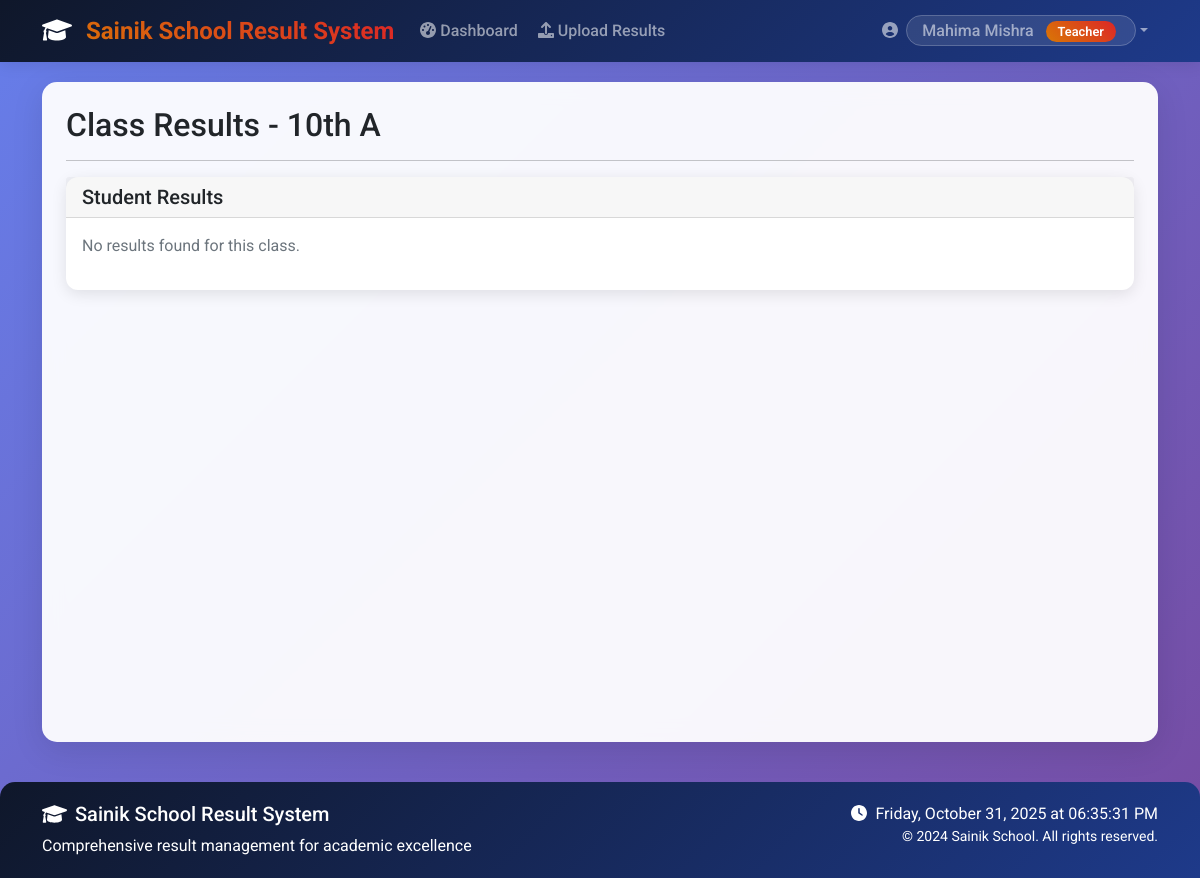
Screenshot of /teacher/view_results/1 (signed in) with the database file from the repository.
### tables this page shows
CREATE TABLE users (
            id INTEGER PRIMARY KEY AUTOINCREMENT,
            username TEXT UNIQUE NOT NULL,
            password TEXT NOT NULL,
            role TEXT NOT NULL CHECK(role IN ('admin', 'teacher', 'student')),
            name TEXT NOT NULL,
            email TEXT,
            created_at TIMESTAMP DEFAULT CURRENT_TIMESTAMP
        );

CREATE TABLE classes (
            id INTEGER PRIMARY KEY AUTOINCREMENT,
            class_name TEXT NOT NULL UNIQUE,
            section TEXT,
            teacher_id INTEGER,
            FOREIGN KEY (teacher_id) REFERENCES users (id)
        );

### app.py (the view)
@app.route('/teacher/view_results/<int:class_id>')
@login_required
def view_results(class_id):
    if current_user.role != 'teacher':
        flash('Access denied!', 'danger')
        return redirect(url_for('index'))
    conn = get_db_connection()
    cursor = conn.cursor()
    class_info = cursor.execute('''
        SELECT * FROM classes WHERE id = ? AND teacher_id = ?
    ''', (class_id, current_user.id)).fetchone()
    if not class_info:
        flash('Access denied!', 'danger')
        return redirect(url_for('index'))
    class_dict = {
        'id': class_info['id'],
        'class_name': class_info['class_name'],
        'section': class_info['section']
    }
    results = Result.get_class_results(class_id)
    conn.close()
    return render_template('view_results.html',
                         class_info=class_dict,
                         results=results)

### app.py (called while the page is built)
@login_manager.user_loader
def load_user(user_id):
    return LoginUser.get(user_id)

### auth.py (called while the page is built)
    @staticmethod
    def get(user_id):
        user = User.get_by_id(user_id)
        if user:
            return LoginUser(user.id, user.username, user.role, user.name)
        return None

### database.py (called while the page is built)
def get_db_connection():
    conn = sqlite3.connect('school_results.db')
    conn.row_factory = sqlite3.Row
    return conn

### models.py (called while the page is built)
    @staticmethod
    def get_by_id(user_id):
        conn = get_db_connection()
        user = conn.execute(
            'SELECT * FROM users WHERE id = ?', (user_id,)
        ).fetchone()
        conn.close()
        if user:
            return User(
                id=user['id'],
                username=user['username'],
                password=user['password'],
                role=user['role'],
                name=user['name'],
                email=user['email']
            )
        return None

    @staticmethod
    def get_class_results(class_id):
        conn = get_db_connection()
        results = conn.execute('''
            SELECT r.*, s.subject_name, u.name as student_name, u2.name as teacher_name
            FROM results r
            JOIN subjects s ON r.subject_id = s.id
            JOIN students st ON r.student_id = st.id
            JOIN users u ON st.id = r.student_id
            JOIN users u2 ON r.teacher_id = u2.id
            WHERE r.class_id = ?
            ORDER BY u.name, s.subject_name
        ''', (class_id,)).fetchall()
        conn.close()
        return results

### templates/view_results.html
{% extends "base.html" %}
{% block content %}
<div class="row">
    <div class="col-12">
        <h2>Class Results - {{ class_info.class_name }} {{ class_info.section }}</h2>
        <hr>
    </div>
</div>
<div class="row">
    <div class="col-12">
        <div class="card">
            <div class="card-header">
                <h5 class="card-title mb-0">Student Results</h5>
            </div>
            <div class="card-body">
                {% if results %}
                <div class="table-responsive">
                    <table class="table table-striped">
                        <thead>
                            <tr>
                                <th>Student Name</th>
                                <th>Subject</th>
                                <th>Marks Obtained</th>
                                <th>Total Marks</th>
                                <th>Percentage</th>
                                <th>Exam Type</th>
                                <th>Teacher</th>
                            </tr>
                        </thead>
                        <tbody>
                            {% for result in results %}
                            <tr>
                                <td>{{ result.student_name }}</td>
                                <td>{{ result.subject_name }}</td>
                                <td>{{ result.marks_obtained }}</td>
                                <td>{{ result.total_marks }}</td>
                                <td>{{ "%.2f"|format((result.marks_obtained / result.total_marks * 100)) }}%</td>
                                <td>{{ result.exam_type }}</td>
                                <td>{{ result.teacher_name }}</td>
                            </tr>
                            {% endfor %}
                        </tbody>
                    </table>
                </div>
                {% else %}
                <p class="text-muted">No results found for this class.</p>
                {% endif %}
            </div>
        </div>
    </div>
</div>
{% endblock %}

### templates/base.html (shortened to what this page needs)
<!DOCTYPE html>
<html lang="en">
<head>
    <link href="https://cdn.jsdelivr.net/npm/bootstrap@5.1.3/dist/css/bootstrap.min.css" rel="stylesheet">
    <link rel="stylesheet" href="https://cdnjs.cloudflare.com/ajax/libs/font-awesome/6.0.0/css/all.min.css">
    <link href="{{ url_for('static', filename='css/style.css') }}" rel="stylesheet">
</head>
<body>
    <nav class="navbar navbar-expand-lg navbar-dark bg-primary sticky-top">
        <div class="container">
            <a class="navbar-brand" href="{{ url_for('index') }}">
                <i class="fas fa-graduation-cap me-2"></i>
                Sainik School Result System
            </a>
            <div class="collapse navbar-collapse" id="navbarNav">
                <ul class="navbar-nav me-auto">
                    {% if current_user.is_authenticated %}
                        {% if current_user.role == 'admin' %}
                            <li class="nav-item">
                                <a class="nav-link" href="{{ url_for('admin_dashboard') }}">
                                    <i class="fas fa-tachometer-alt me-1"></i>Dashboard
                                </a>
                            </li>
                            <li class="nav-item">
                                <a class="nav-link" href="{{ url_for('manage_users') }}">
                                    <i class="fas fa-users me-1"></i>Users
                                </a>
                            </li>
                            <li class="nav-item">
                                <a class="nav-link" href="{{ url_for('upload_data') }}">
                                    <i class="fas fa-upload me-1"></i>Bulk Upload
                                </a>
                            </li>
                        {% elif current_user.role == 'teacher' %}
                            <li class="nav-item">
                                <a class="nav-link" href="{{ url_for('teacher_dashboard') }}">
                                    <i class="fas fa-tachometer-alt me-1"></i>Dashboard
                                </a>
                            </li>
                            <li class="nav-item">
                                <a class="nav-link" href="{{ url_for('teacher_upload_results') }}">
                                    <i class="fas fa-upload me-1"></i>Upload Results
                                </a>
                            </li>
                        {% endif %}
                    {% endif %}
                </ul>
                <div class="navbar-nav ms-auto">
                    {% if current_user.is_authenticated %}
                        <div class="nav-item dropdown">
                            <a class="nav-link dropdown-toggle" href="#" id="navbarDropdown" role="button" data-bs-toggle="dropdown">
                                <i class="fas fa-user-circle me-1"></i>
                                <span class="welcome-text">
                                    {{ current_user.name }}
                                    <span class="role-badge ms-2">{{ current_user.role|title }}</span>
                                </span>
                            </a>
                        </div>
                    {% else %}
                        <a class="nav-link" href="{{ url_for('login') }}">
                            <i class="fas fa-sign-in-alt me-1"></i>Login
                        </a>
                    {% endif %}
                </div>
            </div>
        </div>
    </nav>
    <div class="container">
        <div class="main-container p-4">
            {% block content %}{% endblock %}
        </div>
    </div>
    <footer class="footer">
        <div class="container">
            <div class="row">
                <div class="col-md-6">
                    <h5><i class="fas fa-graduation-cap me-2"></i>Sainik School Result System</h5>
                    <p class="mb-0">Comprehensive result management for academic excellence</p>
                </div>
                <div class="col-md-6 text-md-end">
                    <p class="mb-0">
                        <i class="fas fa-clock me-1"></i>
                        <span id="current-time"></span>
                    </p>
                    <p class="mb-0 small">
                        &copy; 2024 Sainik School. All rights reserved.
                    </p>
                </div>
            </div>
        </div>
    </footer>
</body>
</html>

### static/css/style.css (style rules this page uses)
body { background-color: #f8f9fa; }
.card { box-shadow: 0 0.125rem 0.25rem rgba(0, 0, 0, 0.075); border: 1px solid rgba(0, 0, 0, 0.125); }
.navbar-brand { font-weight: bold; }

### templates/base.html (style rules this page uses)
:root { --sainik-blue: #1e3a8a; --sainik-red: #dc2626; --sainik-gold: #d97706; --sainik-dark: #0f172a; }
body { font-family: 'Roboto', sans-serif; background: linear-gradient(135deg, #667eea 0%, #764ba2 100%); min-height: 100vh; }
.main-container { background: rgba(255, 255, 255, 0.95); backdrop-filter: blur(10px); border-radius: 15px; box-shadow: 0 8px 32px rgba(0, 0, 0, 0.1); margin-top: 20px; margin-bottom: 20px; min-height: calc(100vh - 140px); }
.navbar-brand { font-weight: 700; font-size: 1.5rem; background: linear-gradient(45deg, var(--sainik-gold), var(--sainik-red)); -webkit-background-clip: text; -webkit-text-fill-color: transparent; background-clip: text; }
.navbar { background: linear-gradient(135deg, var(--sainik-dark), var(--sainik-blue)) !important; box-shadow: 0 2px 15px rgba(0, 0, 0, 0.1); }
.nav-link { font-weight: 500; transition: all 0.3s ease; border-radius: 5px; margin: 0 2px; }
.welcome-text { background: rgba(255, 255, 255, 0.1); padding: 5px 15px; border-radius: 20px; border: 1px solid rgba(255, 255, 255, 0.2); }
.footer { background: linear-gradient(135deg, var(--sainik-dark), var(--sainik-blue)); color: white; padding: 20px 0; margin-top: 40px; border-radius: 15px 15px 0 0; }
.role-badge { background: linear-gradient(45deg, var(--sainik-gold), var(--sainik-red)); color: white; padding: 3px 12px; border-radius: 15px; font-size: 0.8rem; font-weight: 600; }
.card { transition: all 0.3s ease; border: none; border-radius: 12px; box-shadow: 0 4px 15px rgba(0, 0, 0, 0.1); }

### rows the page displays
users: name "Mahima Mishra", role "Teacher"
classes: class_name "10th", section "A"
